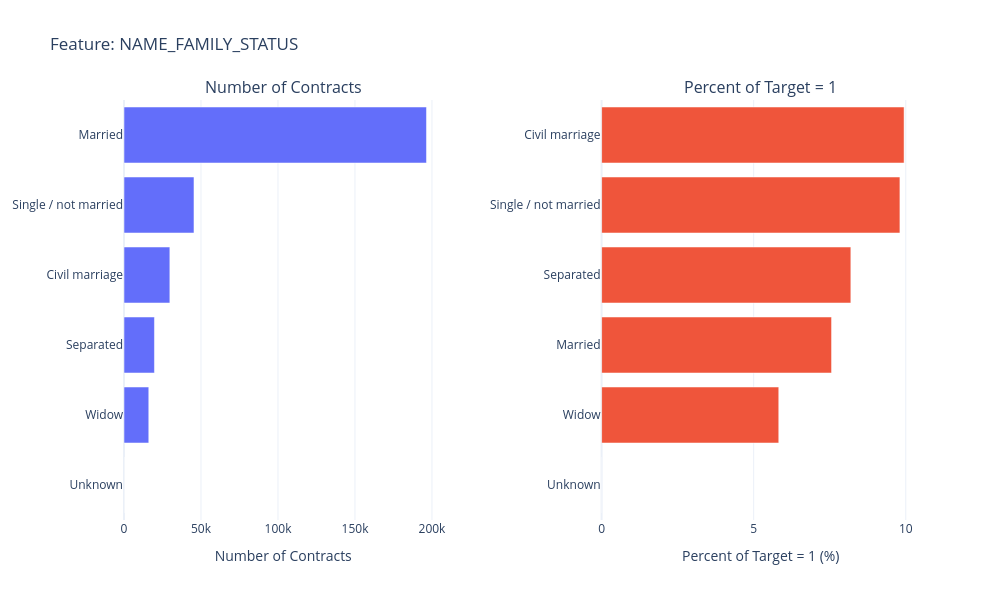

Write notebook code for a chart like this one.
### Markdown cell above
**Family status of client**

### Code cell
plot_stats('NAME_FAMILY_STATUS', True)

### Figure 1 — Plotly figure (JSON) as saved in the notebook; plotly's stock layout.template omitted (floating-point values rounded to 4 significant figures)
{"data": [{"orientation": "h", "type": "bar", "x": [2, 16088, 19770, 29775, 45444, 196432], "xaxis": "x", "y": ["Unknown", "Widow", "Separated", "Civil marriage", "Single / not married", "Married"], "yaxis": "y"}, {"orientation": "h", "type": "bar", "x": [0, 5.824, 7.56, 8.194, 9.808, 9.945], "xaxis": "x2", "y": ["Unknown", "Widow", "Married", "Separated", "Single / not married", "Civil marriage"], "yaxis": "y2"}], "layout": {"annotations": [{"font": {"size": 16}, "showarrow": false, "text": "Number of Contracts", "x": 0.2, "xanchor": "center", "xref": "paper", "y": 1, "yanchor": "bottom", "yref": "paper"}, {"font": {"size": 16}, "showarrow": false, "text": "Percent of Target = 1", "x": 0.8, "xanchor": "center", "xref": "paper", "y": 1, "yanchor": "bottom", "yref": "paper"}], "height": 600, "showlegend": false, "title": {"text": "Feature: NAME_FAMILY_STATUS"}, "width": 1000, "xaxis": {"anchor": "y", "domain": [0, 0.4], "title": {"text": "Number of Contracts"}}, "xaxis2": {"anchor": "y2", "domain": [0.6, 1], "title": {"text": "Percent of Target = 1 (%)"}}, "yaxis": {"anchor": "x", "domain": [0, 1]}, "yaxis2": {"anchor": "x2", "domain": [0, 1]}}}
